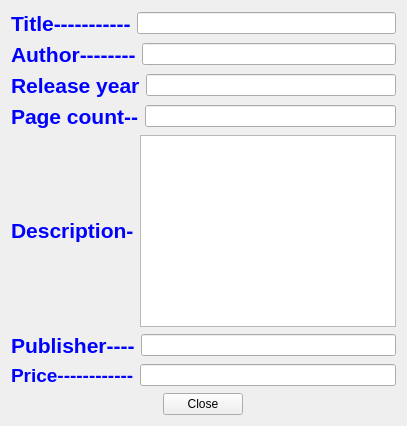
      <widget class="QWidget" name="page_5">
       <layout class="QVBoxLayout" name="verticalLayout">
        <item>
         <layout class="QHBoxLayout" name="horizontalLayout_63">
          <item>
           <widget class="QLabel" name="label_13">
            <property name="text">
             <string>&lt;html&gt;&lt;head/&gt;&lt;body&gt;&lt;p&gt;&lt;span style=&quot; font-size:16pt; font-weight:600; color:#0000ff;&quot;&gt;Title-----------&lt;/span&gt;&lt;/p&gt;&lt;/body&gt;&lt;/html&gt;</string>
            </property>
           </widget>
          </item>
          <item>
           <widget class="QLineEdit" name="ContentsTitleEdit">
            <property name="readOnly">
             <bool>true</bool>
            </property>
           </widget>
          </item>
         </layout>
        </item>
        <item>
         <layout class="QHBoxLayout" name="horizontalLayout_64">
          <item>
           <widget class="QLabel" name="label_14">
            <property name="text">
             <string>&lt;html&gt;&lt;head/&gt;&lt;body&gt;&lt;p&gt;&lt;span style=&quot; font-size:16pt; font-weight:600; color:#0000ff;&quot;&gt;Author--------&lt;/span&gt;&lt;/p&gt;&lt;/body&gt;&lt;/html&gt;</string>
            </property>
           </widget>
          </item>
          <item>
           <widget class="QLineEdit" name="AuthorEdit">
            <property name="readOnly">
             <bool>true</bool>
            </property>
           </widget>
          </item>
         </layout>
        </item>
        <item>
         <layout class="QHBoxLayout" name="horizontalLayout_65">
          <item>
           <widget class="QLabel" name="label_15">
            <property name="text">
             <string>&lt;html&gt;&lt;head/&gt;&lt;body&gt;&lt;p&gt;&lt;span style=&quot; font-size:16pt; font-weight:600; color:#0000ff;&quot;&gt;Release year&lt;/span&gt;&lt;/p&gt;&lt;/body&gt;&lt;/html&gt;</string>
            </property>
           </widget>
          </item>
          <item>
           <widget class="QLineEdit" name="ReleaseYearEdit">
            <property name="readOnly">
             <bool>true</bool>
            </property>
           </widget>
          </item>
         </layout>
        </item>
        <item>
         <layout class="QHBoxLayout" name="horizontalLayout_66">
          <item>
           <widget class="QLabel" name="label_16">
            <property name="text">
             <string>&lt;html&gt;&lt;head/&gt;&lt;body&gt;&lt;p&gt;&lt;span style=&quot; font-size:16pt; font-weight:600; color:#0000ff;&quot;&gt;Page count--&lt;/span&gt;&lt;/p&gt;&lt;/body&gt;&lt;/html&gt;</string>
            </property>
           </widget>
          </item>
          <item>
           <widget class="QLineEdit" name="PageCountEdit">
            <property name="readOnly">
             <bool>true</bool>
            </property>
           </widget>
          </item>
         </layout>
        </item>
        <item>
         <layout class="QHBoxLayout" name="horizontalLayout_67">
          <item>
           <widget class="QLabel" name="label_17">
            <property name="text">
             <string>&lt;html&gt;&lt;head/&gt;&lt;body&gt;&lt;p&gt;&lt;span style=&quot; font-size:16pt; font-weight:600; color:#0000ff;&quot;&gt;Description-&lt;/span&gt;&lt;/p&gt;&lt;/body&gt;&lt;/html&gt;</string>
            </property>
           </widget>
          </item>
          <item>
           <widget class="QTextEdit" name="DecscriptionEdit">
            <property name="readOnly">
             <bool>true</bool>
            </property>
           </widget>
          </item>
         </layout>
        </item>
        <item>
         <layout class="QHBoxLayout" name="horizontalLayout_68">
          <item>
           <widget class="QLabel" name="label_18">
            <property name="text">
             <string>&lt;html&gt;&lt;head/&gt;&lt;body&gt;&lt;p&gt;&lt;span style=&quot; font-size:16pt; font-weight:600; color:#0000ff;&quot;&gt;Publisher----&lt;/span&gt;&lt;/p&gt;&lt;/body&gt;&lt;/html&gt;</string>
            </property>
           </widget>
          </item>
          <item>
           <widget class="QLineEdit" name="PublisherEdit">
            <property name="readOnly">
             <bool>true</bool>
            </property>
           </widget>
          </item>
         </layout>
        </item>
        <item>
         <layout class="QHBoxLayout" name="horizontalLayout_69">
          <item>
           <widget class="QLabel" name="label_19">
            <property name="text">
             <string>&lt;html&gt;&lt;head/&gt;&lt;body&gt;&lt;p&gt;&lt;span style=&quot; font-size:14pt; font-weight:600; color:#0000ff;&quot;&gt;Price------------&lt;/span&gt;&lt;/p&gt;&lt;/body&gt;&lt;/html&gt;</string>
            </property>
           </widget>
          </item>
          <item>
           <widget class="QLineEdit" name="PriceEdit">
            <property name="readOnly">
             <bool>true</bool>
            </property>
           </widget>
          </item>
         </layout>
        </item>
        <item>
         <layout class="QHBoxLayout" name="horizontalLayout">
          <item alignment="Qt::AlignHCenter">
           <widget class="QPushButton" name="CloseButton">
            <property name="text">
             <string>Close</string>
            </property>
           </widget>
          </item>
         </layout>
        </item>
       </layout>
      </widget>
